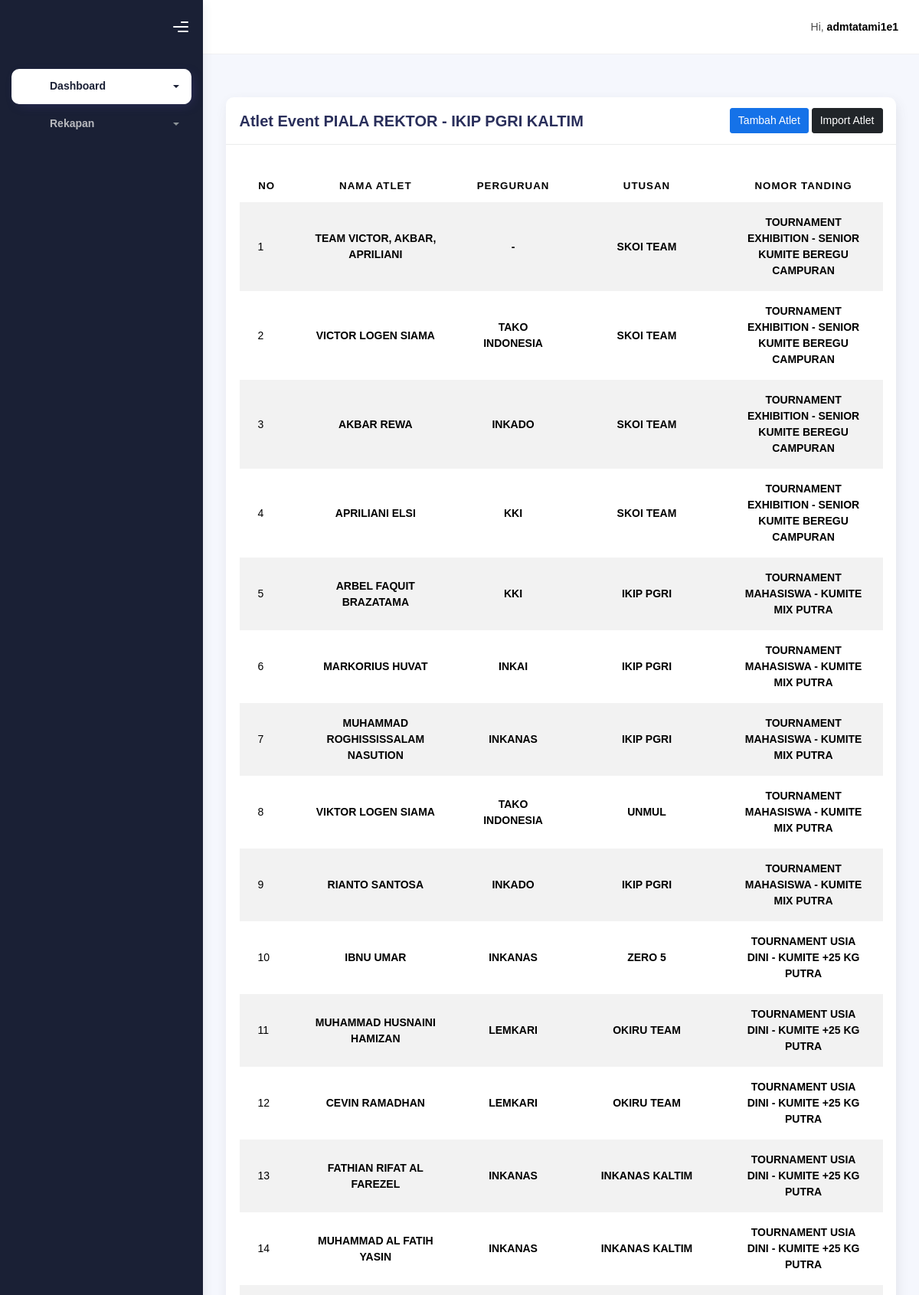
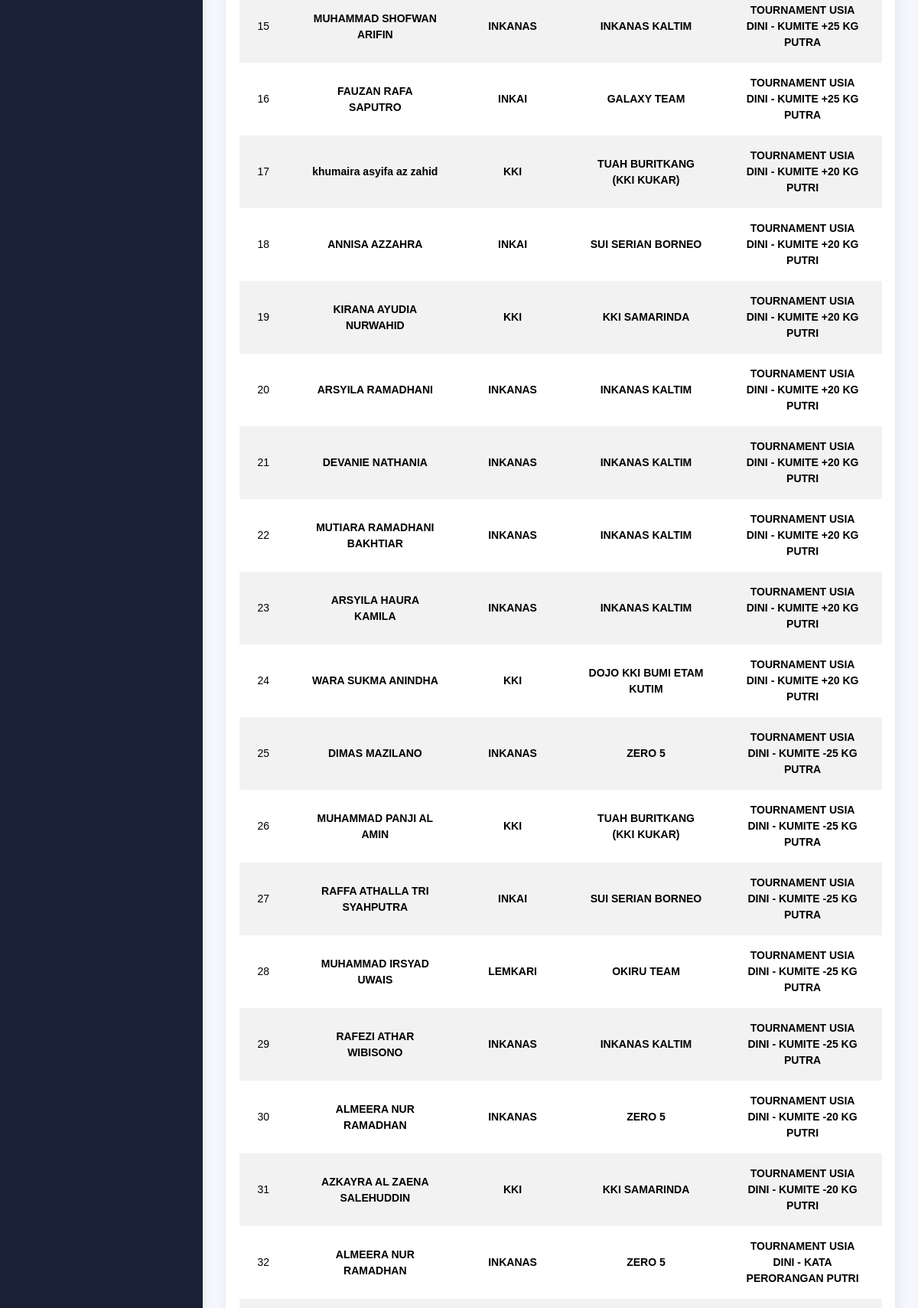
Page /admin-atlet/15 (signed in, upper part) on the committed database (2 pictures, top to bottom).
### backend/models.py (models this page shows, shortened)
class Event(models.Model):
    nama_event = models.CharField(max_length=150, null=True, blank=True)
    sedang_berjalan = models.BooleanField(default=False)

class Atlet(models.Model):
    event = models.ForeignKey(Event, null=True, blank=True, on_delete=models.CASCADE)
    nama_atlet = models.CharField(max_length=50, null=True, blank=True)
    perguruan = models.ForeignKey(Perguruan, null=True, blank=True, on_delete=models.SET_NULL)
    utusan = models.ForeignKey(Utusan, null=True, blank=True, on_delete=models.SET_NULL)
    nomor_tanding = models.ForeignKey(NomorTanding, null=True, blank=True, on_delete=models.SET_NULL)

class Perguruan(models.Model):
    event = models.ForeignKey(Event, null=True, blank=True, on_delete=models.CASCADE)
    nama_perguruan = models.CharField(max_length=50, null=True, blank=True)

class Utusan(models.Model):
    event = models.ForeignKey(Event, null=True, blank=True, on_delete=models.CASCADE)
    nama_utusan = models.CharField(max_length=50, null=True, blank=True)

class NomorTanding(models.Model):
    event = models.ForeignKey(Event, null=True, blank=True, on_delete=models.CASCADE)
    nama_nomor_tanding = models.CharField(max_length=50, null=True, blank=True)

### backend/views.py (the view, shortened to what this page needs)
# urls.py: path('admin-atlet/<int:event_pk>', admin_atlet, name="admin-atlet"),
def admin_atlet(request, event_pk):
    event = Event.objects.get(pk=event_pk)
    admin_tatami = AdminTatami.objects.filter(user=request.user, event=event).first()
    perguruans = Perguruan.objects.filter(event=event)
    utusans = Utusan.objects.filter(event=event)
    nomor_tandings = NomorTanding.objects.filter(event=event)
    atlets = Atlet.objects.filter(event=event).order_by('-pk')
    context = {
        'on': 'atlet',
        'event': event,
        'admin_tatami': admin_tatami,
        'atlets': atlets,
        'perguruans': perguruans,
        'utusans': utusans,
        'nomor_tandings': nomor_tandings,
    }
    return render(request, 'admin/atlet.html', context)

### backend/templates/admin/atlet.html (shortened to what this page needs)
{% extends "admin/base-dashboard.html" %} {% load static %}
{% block content %}
<div class="container">
    <div class="page-inner">
        <div class="page-header">
        </div>
        <div class="row">
            <div class="col-md-12">
                <div class="card">
                    <div class="card-header" style="display: flex; justify-content: space-between; align-items: center;">
                        <div class="card-title" style="margin-right: 10px;">Atlet Event {{ event.nama_event }}</div>
                        <div>
                            <a href="" class="btn btn-primary" style="font-size: inherit; padding: 5px 10px;" data-bs-toggle="modal" data-bs-target="#tambahAtletModal">Tambah Atlet</a>
                            <a href="#" class="btn btn-dark" style="font-size: inherit; padding: 5px 10px;" data-bs-toggle="modal" data-bs-target="#importAtletModal">Import Atlet</a>
                        </div>
                    </div>
                    <div class="card-body">
                        <table class="table table-striped mt-3">
                        <thead>
                            <tr>
                            <th scope="col" style="text-align: center;">No</th>
                            <th scope="col" style="text-align: center;">Nama Atlet</th>
                            <th scope="col" style="text-align: center;">Perguruan</th>
                            <th scope="col" style="text-align: center;">Utusan</th>
                            <th scope="col" style="text-align: center;">Nomor Tanding</th>
                            </tr>
                        </thead>
                        <tbody>
                            {% for atlet in atlets %}
                            <tr>
                                <td>{{ forloop.counter }}</td>
                                <td style="text-align: center;"><b>{{ atlet.nama_atlet }}</b></td>
                                <td style="text-align: center;"><b>{{ atlet.perguruan.nama_perguruan }}</b></td>
                                <td style="text-align: center;"><b>{{ atlet.utusan.nama_utusan }}</b></td>
                                <td style="text-align: center;"><b>{{ atlet.nomor_tanding.nama_nomor_tanding }}</b></td>
                            </tr>
                            {% endfor %}
                        </tbody>
                        </table>
                    </div>
                </div>
            </div>
        </div>
    </div>
</div>
{% endblock content %}

### backend/templates/admin/base-dashboard.html (shortened to what this page needs)
{% load static %}
<!DOCTYPE html>
<html lang="en">
  <head>
    <link rel="stylesheet" href="{% static 'css/bootstrap.min.css' %}" />
    <link rel="stylesheet" href="{% static 'css/plugins.min.css' %}" />
    <link rel="stylesheet" href="{% static 'css/ambrilindo.min.css' %}" />
    <link rel="stylesheet" href="{% static 'icons/fontawesome-free/css/all.min.css' %}" />
    <link href="{% static 'select2/dist/css/select2.min.css' %}" rel="stylesheet">
  </head>
  <body>
    <div class="wrapper">
      <div class="sidebar sidebar-style-2" data-background-color="dark">
        <div class="sidebar-logo">
          <div class="logo-header" data-background-color="dark">
            <div class="nav-toggle">
              <button class="btn btn-toggle toggle-sidebar">
                <i class="gg-menu-right"></i>
              </button>
            </div>
          </div>
        </div>
        <div class="sidebar-wrapper scrollbar scrollbar-inner">
          <div class="sidebar-content">
            <ul class="nav nav-secondary">
              <li class="nav-item {% if on == 'utama' or on == 'atlet' or on == 'tatami' or on == 'nomor-tanding' %}active{% endif %}">
                <a data-bs-toggle="collapse" href="#dashboard" class="collapsed" aria-expanded="false">
                  <i class="fas fa-home"></i>
                  <p>Dashboard</p>
                  <span class="caret"></span>
                </a>
              </li>
              <li class="nav-item {% if on == 'utusan' or on == 'perguruan' or on == 'rekapan' or on == 'roster-counter' %}active{% endif %}">
                <a data-bs-toggle="collapse" href="#rekapan" class="collapsed" aria-expanded="false">
                  <i class="fas fa-book"></i>
                  <p>Rekapan</p>
                  <span class="caret"></span>
                </a>
              </li>
            </ul>
          </div>
        </div>
      </div>
      <div class="main-panel">
        <div class="main-header">
          <nav class="navbar navbar-header navbar-header-transparent navbar-expand-lg border-bottom">
            <div class="container-fluid">
              <ul class="navbar-nav topbar-nav ms-md-auto align-items-center">
                <li class="nav-item topbar-user dropdown hidden-caret">
                  <a class="dropdown-toggle profile-pic" data-bs-toggle="dropdown" href="#" aria-expanded="false">
                    <span class="profile-username">
                      <span class="op-7">Hi,</span>
                      <span class="fw-bold">{{ request.user }}</span>
                    </span>
                  </a>
                </li>
              </ul>
            </div>
          </nav>
        </div>
        {% block content %}{% endblock content %}
      </div>
    </div>
  </body>
</html>

### rows in the picture
Event: nama_event "PIALA REKTOR - IKIP PGRI KALTIM"
Atlet: nama_atlet "TEAM VICTOR, AKBAR, APRILIANI", perguruan.nama_perguruan "-", utusan.nama_utusan "SKOI TEAM", nomor_tanding.nama_nomor_tanding "TOURNAMENT EXHIBITION - SENIOR KUMITE BEREGU CAMPURAN"
Atlet: nama_atlet "VICTOR LOGEN SIAMA", perguruan.nama_perguruan "TAKO INDONESIA", utusan.nama_utusan "SKOI TEAM", nomor_tanding.nama_nomor_tanding "TOURNAMENT EXHIBITION - SENIOR KUMITE BEREGU CAMPURAN"
Atlet: nama_atlet "AKBAR REWA", perguruan.nama_perguruan "INKADO", utusan.nama_utusan "SKOI TEAM", nomor_tanding.nama_nomor_tanding "TOURNAMENT EXHIBITION - SENIOR KUMITE BEREGU CAMPURAN"
Atlet: nama_atlet "APRILIANI ELSI", perguruan.nama_perguruan "KKI", utusan.nama_utusan "SKOI TEAM", nomor_tanding.nama_nomor_tanding "TOURNAMENT EXHIBITION - SENIOR KUMITE BEREGU CAMPURAN"
Atlet: nama_atlet "ARBEL FAQUIT BRAZATAMA", perguruan.nama_perguruan "KKI", utusan.nama_utusan "IKIP PGRI", nomor_tanding.nama_nomor_tanding "TOURNAMENT MAHASISWA - KUMITE MIX PUTRA"
Atlet: nama_atlet "MARKORIUS HUVAT", perguruan.nama_perguruan "INKAI", utusan.nama_utusan "IKIP PGRI", nomor_tanding.nama_nomor_tanding "TOURNAMENT MAHASISWA - KUMITE MIX PUTRA"
Atlet: nama_atlet "MUHAMMAD ROGHISSISSALAM NASUTION", perguruan.nama_perguruan "INKANAS", utusan.nama_utusan "IKIP PGRI", nomor_tanding.nama_nomor_tanding "TOURNAMENT MAHASISWA - KUMITE MIX PUTRA"
Atlet: nama_atlet "VIKTOR LOGEN SIAMA", perguruan.nama_perguruan "TAKO INDONESIA", utusan.nama_utusan "UNMUL", nomor_tanding.nama_nomor_tanding "TOURNAMENT MAHASISWA - KUMITE MIX PUTRA"
Atlet: nama_atlet "RIANTO SANTOSA", perguruan.nama_perguruan "INKADO", utusan.nama_utusan "IKIP PGRI", nomor_tanding.nama_nomor_tanding "TOURNAMENT MAHASISWA - KUMITE MIX PUTRA"
Atlet: nama_atlet "IBNU UMAR", perguruan.nama_perguruan "INKANAS", utusan.nama_utusan "ZERO 5", nomor_tanding.nama_nomor_tanding "TOURNAMENT USIA DINI - KUMITE +25 KG PUTRA"
Atlet: nama_atlet "MUHAMMAD HUSNAINI HAMIZAN", perguruan.nama_perguruan "LEMKARI", utusan.nama_utusan "OKIRU TEAM", nomor_tanding.nama_nomor_tanding "TOURNAMENT USIA DINI - KUMITE +25 KG PUTRA"
Atlet: nama_atlet "CEVIN RAMADHAN", perguruan.nama_perguruan "LEMKARI", utusan.nama_utusan "OKIRU TEAM", nomor_tanding.nama_nomor_tanding "TOURNAMENT USIA DINI - KUMITE +25 KG PUTRA"
Atlet: nama_atlet "FATHIAN RIFAT AL FAREZEL", perguruan.nama_perguruan "INKANAS", utusan.nama_utusan "INKANAS KALTIM", nomor_tanding.nama_nomor_tanding "TOURNAMENT USIA DINI - KUMITE +25 KG PUTRA"
Atlet: nama_atlet "MUHAMMAD AL FATIH YASIN", perguruan.nama_perguruan "INKANAS", utusan.nama_utusan "INKANAS KALTIM", nomor_tanding.nama_nomor_tanding "TOURNAMENT USIA DINI - KUMITE +25 KG PUTRA"
Atlet: nama_atlet "MUHAMMAD SHOFWAN ARIFIN", perguruan.nama_perguruan "INKANAS", utusan.nama_utusan "INKANAS KALTIM", nomor_tanding.nama_nomor_tanding "TOURNAMENT USIA DINI - KUMITE +25 KG PUTRA"
Atlet: nama_atlet "FAUZAN RAFA SAPUTRO", perguruan.nama_perguruan "INKAI", utusan.nama_utusan "GALAXY TEAM", nomor_tanding.nama_nomor_tanding "TOURNAMENT USIA DINI - KUMITE +25 KG PUTRA"
Atlet: nama_atlet "khumaira asyifa az zahid", perguruan.nama_perguruan "KKI", utusan.nama_utusan "TUAH BURITKANG (KKI KUKAR)", nomor_tanding.nama_nomor_tanding "TOURNAMENT USIA DINI - KUMITE +20 KG PUTRI"
Atlet: nama_atlet "ANNISA AZZAHRA", perguruan.nama_perguruan "INKAI", utusan.nama_utusan "SUI SERIAN BORNEO", nomor_tanding.nama_nomor_tanding "TOURNAMENT USIA DINI - KUMITE +20 KG PUTRI"
Atlet: nama_atlet "KIRANA AYUDIA NURWAHID", perguruan.nama_perguruan "KKI", utusan.nama_utusan "KKI SAMARINDA", nomor_tanding.nama_nomor_tanding "TOURNAMENT USIA DINI - KUMITE +20 KG PUTRI"
Atlet: nama_atlet "ARSYILA RAMADHANI", perguruan.nama_perguruan "INKANAS", utusan.nama_utusan "INKANAS KALTIM", nomor_tanding.nama_nomor_tanding "TOURNAMENT USIA DINI - KUMITE +20 KG PUTRI"
Atlet: nama_atlet "DEVANIE NATHANIA", perguruan.nama_perguruan "INKANAS", utusan.nama_utusan "INKANAS KALTIM", nomor_tanding.nama_nomor_tanding "TOURNAMENT USIA DINI - KUMITE +20 KG PUTRI"
Atlet: nama_atlet "MUTIARA RAMADHANI BAKHTIAR", perguruan.nama_perguruan "INKANAS", utusan.nama_utusan "INKANAS KALTIM", nomor_tanding.nama_nomor_tanding "TOURNAMENT USIA DINI - KUMITE +20 KG PUTRI"
Atlet: nama_atlet "ARSYILA HAURA KAMILA", perguruan.nama_perguruan "INKANAS", utusan.nama_utusan "INKANAS KALTIM", nomor_tanding.nama_nomor_tanding "TOURNAMENT USIA DINI - KUMITE +20 KG PUTRI"
Atlet: nama_atlet "WARA SUKMA ANINDHA", perguruan.nama_perguruan "KKI", utusan.nama_utusan "DOJO KKI BUMI ETAM KUTIM", nomor_tanding.nama_nomor_tanding "TOURNAMENT USIA DINI - KUMITE +20 KG PUTRI"
Atlet: nama_atlet "DIMAS MAZILANO", perguruan.nama_perguruan "INKANAS", utusan.nama_utusan "ZERO 5", nomor_tanding.nama_nomor_tanding "TOURNAMENT USIA DINI - KUMITE -25 KG PUTRA"
Atlet: nama_atlet "MUHAMMAD PANJI AL AMIN", perguruan.nama_perguruan "KKI", utusan.nama_utusan "TUAH BURITKANG (KKI KUKAR)", nomor_tanding.nama_nomor_tanding "TOURNAMENT USIA DINI - KUMITE -25 KG PUTRA"
Atlet: nama_atlet "RAFFA ATHALLA TRI SYAHPUTRA", perguruan.nama_perguruan "INKAI", utusan.nama_utusan "SUI SERIAN BORNEO", nomor_tanding.nama_nomor_tanding "TOURNAMENT USIA DINI - KUMITE -25 KG PUTRA"
Atlet: nama_atlet "MUHAMMAD IRSYAD UWAIS", perguruan.nama_perguruan "LEMKARI", utusan.nama_utusan "OKIRU TEAM", nomor_tanding.nama_nomor_tanding "TOURNAMENT USIA DINI - KUMITE -25 KG PUTRA"
Atlet: nama_atlet "RAFEZI ATHAR WIBISONO", perguruan.nama_perguruan "INKANAS", utusan.nama_utusan "INKANAS KALTIM", nomor_tanding.nama_nomor_tanding "TOURNAMENT USIA DINI - KUMITE -25 KG PUTRA"
Atlet: nama_atlet "ALMEERA NUR RAMADHAN", perguruan.nama_perguruan "INKANAS", utusan.nama_utusan "ZERO 5", nomor_tanding.nama_nomor_tanding "TOURNAMENT USIA DINI - KUMITE -20 KG PUTRI"
Atlet: nama_atlet "AZKAYRA AL ZAENA SALEHUDDIN", perguruan.nama_perguruan "KKI", utusan.nama_utusan "KKI SAMARINDA", nomor_tanding.nama_nomor_tanding "TOURNAMENT USIA DINI - KUMITE -20 KG PUTRI"
Atlet: nama_atlet "ALMEERA NUR RAMADHAN", perguruan.nama_perguruan "INKANAS", utusan.nama_utusan "ZERO 5", nomor_tanding.nama_nomor_tanding "TOURNAMENT USIA DINI - KATA PERORANGAN PUTRI"

### other values in the picture
{{ request.user }} "admtatami1e1"
